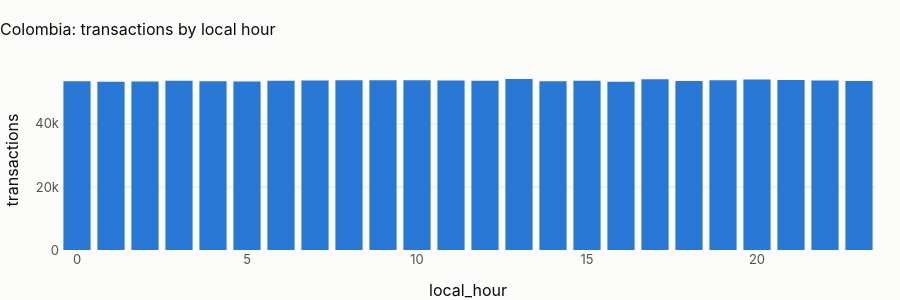

Source (notebook cell):
### Markdown cell above
## 2 · Time of day, in local time

### Code cell
hours = pl.q(
    "select local_hour_customer as local_hour, count(*) as transactions from main.tx_local group by 1 order by 1"
)
fig = px.bar(
    hours, x="local_hour", y="transactions", title=f"{CTRY.name}: transactions by local hour"
)
fig.update_layout(height=300)
fig.show()
cv = hours.transactions.std() / hours.transactions.mean()
display(
    Markdown(
        f"**Hour-of-day coefficient of variation: {cv:.3f}.** "
        + (
            "Local time shifts the uniform UTC profile by the offset and leaves it uniform: there is no daily cycle to "
            "model, in any time zone. Time-of-day features stay in the design and carry no signal here."
            if cv < 0.05
            else "There is a daily cycle in local time: time-of-day features can carry signal."
        )
    )
)

### Figure 1 — Plotly figure (JSON) as saved in the notebook; plotly's stock layout.template omitted (floating-point values rounded to 4 significant figures)
{"data": [{"hovertemplate": "local_hour=%{x}<br>transactions=%{y}<extra></extra>", "legendgroup": "", "marker": {"color": "#2a78d6", "pattern": {"shape": ""}}, "name": "", "orientation": "v", "showlegend": false, "textposition": "auto", "type": "bar", "x": [0, 1, 2, 3, 4, 5, 6, 7, 8, 9, 10, 11, 12, 13, 14, 15, 16, 17, 18, 19, 20, 21, 22, 23], "xaxis": "x", "y": [53504, 53374, 53471, 53672, 53544, 53418, 53673, 53787, 53877, 53820, 53835, 53792, 53723, 54246, 53557, 53683, 53342, 54172, 53637, 53820, 54066, 53954, 53766, 53624], "yaxis": "y"}], "layout": {"barmode": "relative", "height": 300, "legend": {"tracegroupgap": 0}, "title": {"text": "Colombia: transactions by local hour"}, "xaxis": {"anchor": "y", "domain": [0.0, 1.0], "title": {"text": "local_hour"}}, "yaxis": {"anchor": "x", "domain": [0.0, 1.0], "title": {"text": "transactions"}}}}
